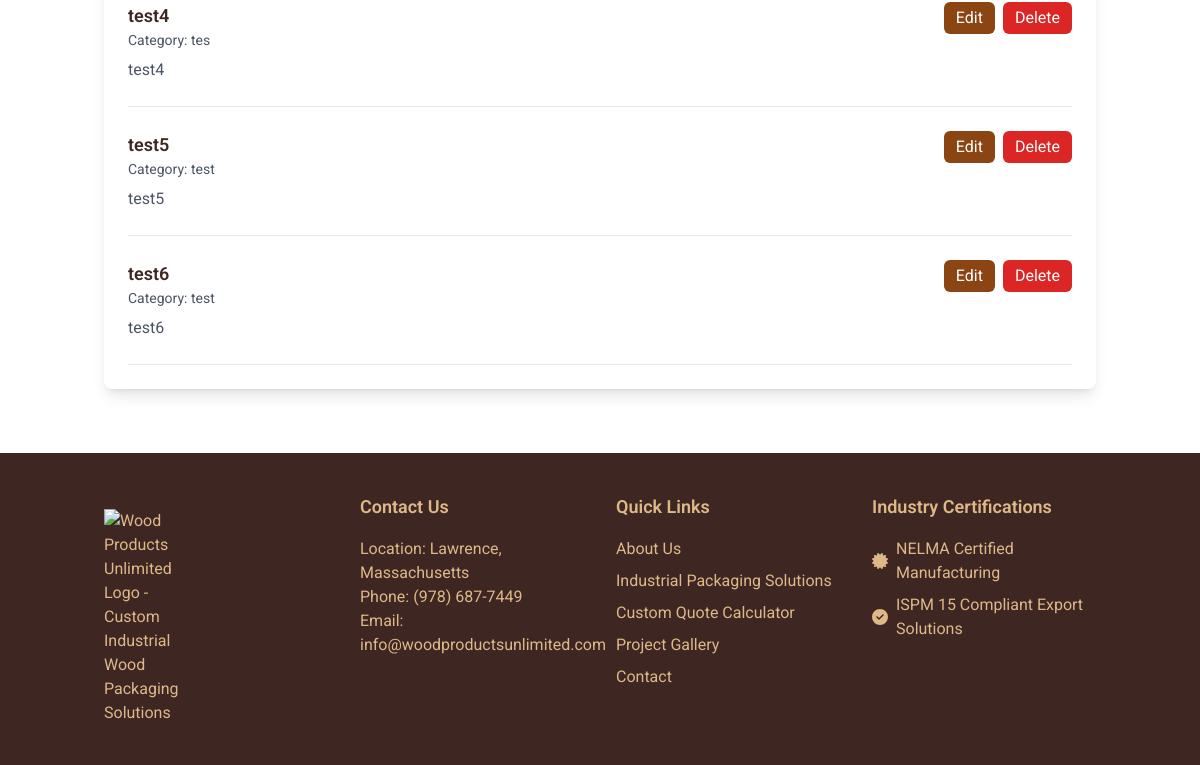
The page /admin/products (signed in, lower part) on the database as committed earlier.
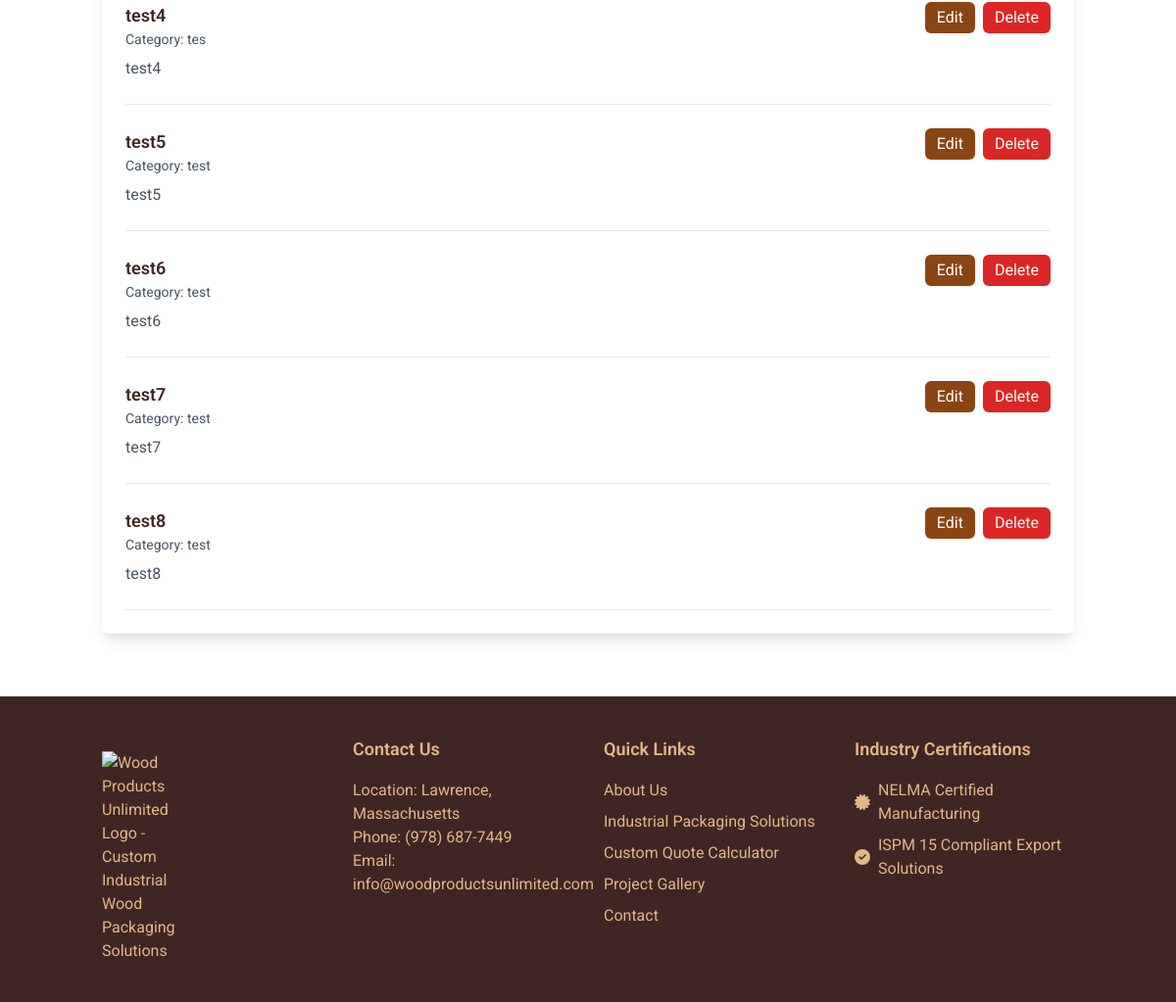
The same page on the database as committed later.
### models.py (models this page shows)
class Product(db.Model):
    id = db.Column(db.Integer, primary_key=True)
    name = db.Column(db.String(100), nullable=False)
    description = db.Column(db.Text, nullable=False)
    category = db.Column(db.String(50), nullable=False)
    package_type = db.Column(db.String(50), nullable=True)  # Added package_type field
    image_url = db.Column(db.String(200), nullable=False)
    price = db.Column(db.Float, nullable=False)
    created_at = db.Column(db.DateTime, default=datetime.utcnow)

### routes/admin/routes.py (the view)
@admin.route('/products')
@login_required
@log_route_access('admin_products')
@handle_exceptions
def products():
    products = Product.query.all()
    return render_template('admin/products.html', products=products)

### app.py (called while the page is built)
@login_manager.user_loader
def load_user(user_id):
    from models import Admin
    return Admin.query.get(int(user_id))

### routes/admin/routes.py (called while the page is built)
@admin.before_request
def verify_admin():
    if not current_user.is_authenticated:
        current_app.logger.warning(
            f'Unauthorized dashboard access attempt from {request.remote_addr}'
        )
        flash('Please log in to access the admin dashboard', 'error')
        return redirect(url_for('auth.login'))

@admin.before_request
def verify_db():
    try:
        db.session.query(Admin).first()
    except Exception as e:
        current_app.logger.error(f'Database connection error: {str(e)}')
        return render_template('errors/500.html'), 500

@admin.before_request
def log_request_info():
    current_app.logger.debug(
        'Admin Route Request:\n'
        f'Path: {request.path}\n'
        f'Method: {request.method}\n'
        f'User: {current_user.username if not current_user.is_anonymous else "anonymous"}\n'
        f'IP: {request.remote_addr}\n'
        f'User Agent: {request.user_agent.string}')

### templates/admin/products.html (shortened to what this page needs)
{% extends "base.html" %}
{% block content %}
<div class="container mx-auto px-4 py-16">
    <div class="max-w-6xl mx-auto">
        <div class="bg-white rounded-lg shadow-lg p-6">
            <div class="space-y-6">
                {% for product in products %}
                <div class="border-b border-gray-200 pb-6">
                    <div class="flex justify-between items-start">
                        <div class="flex-1">
                            <h3 class="text-lg font-semibold">{{ product.name }}</h3>
                            <p class="text-sm text-gray-600 mb-2">Category: {{ product.category }}</p>
                            <p class="text-gray-600">{{ product.description }}</p>
                        </div>
                        <div class="flex space-x-2">
                            <a href="{{ url_for('admin.admin_products.edit_product', id=product.id) }}" class="bg-wood-brown text-white px-3 py-1 rounded-md hover:bg-wood-dark">Edit</a>
                            <form method="POST" action="{{ url_for('admin.admin_products.delete_product', id=product.id) }}" class="inline">
                                <button type="submit" class="bg-red-600 text-white px-3 py-1 rounded-md hover:bg-red-700" onclick="return confirm('Are you sure you want to delete this product?')">Delete</button>
                            </form>
                        </div>
                    </div>
                </div>
                {% endfor %}
            </div>
        </div>
    </div>
</div>
{% endblock %}

Rows that differ between the two databases and show on the page:
added Product: name "test7", category "test", description "test7"
added Product: name "test8", category "test", description "test8"
